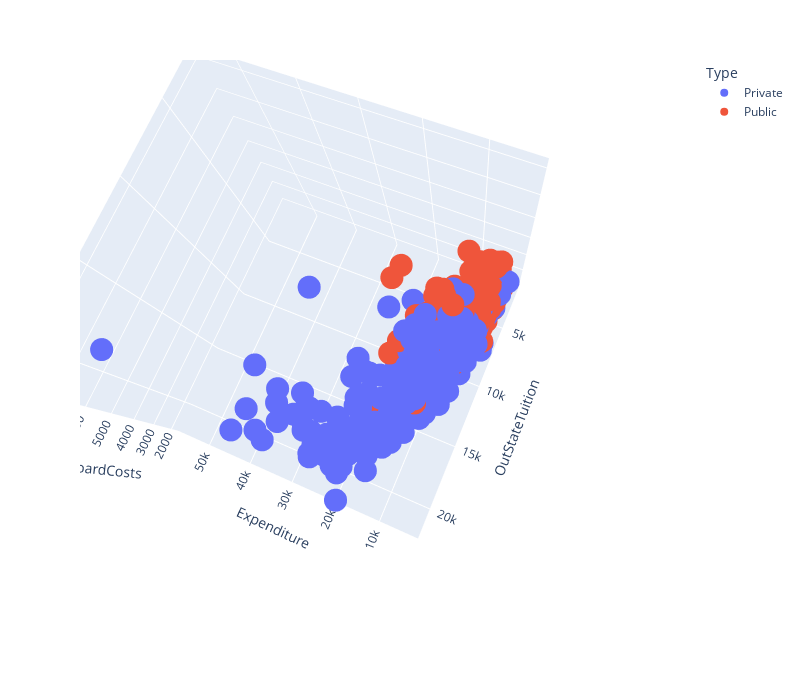

This figure's notebook cell:
### Markdown cell above
This distribution shows that colleges tend to accept most applicants.

### Code cell
fig = px.scatter_3d(data, x = "OutStateTuition", y = "RoomBoardCosts",
                    z = "Expenditure", color="Type", width=800, height=700)
fig.show()

### Figure 1 — Plotly figure (JSON) as saved in the notebook; plotly's stock layout.template omitted (floating-point values rounded to 4 significant figures; data arrays with more than 128 entries replaced by an {"elided": "..."} marker saying what was removed)
{"data": [{"hovertemplate": "Type=Private<br>OutStateTuition=%{x}<br>RoomBoardCosts=%{y}<br>Expenditure=%{z}<extra></extra>", "legendgroup": "Private", "marker": {"color": "#636efa", "symbol": "circle"}, "mode": "markers", "name": "Private", "scene": "scene", "showlegend": true, "type": "scatter3d", "x": {"elided": "443 int values"}, "y": {"elided": "443 int values"}, "z": {"elided": "443 int values"}}, {"hovertemplate": "Type=Public<br>OutStateTuition=%{x}<br>RoomBoardCosts=%{y}<br>Expenditure=%{z}<extra></extra>", "legendgroup": "Public", "marker": {"color": "#EF553B", "symbol": "circle"}, "mode": "markers", "name": "Public", "scene": "scene", "showlegend": true, "type": "scatter3d", "x": {"elided": "197 int values"}, "y": {"elided": "197 int values"}, "z": {"elided": "197 int values"}}], "layout": {"height": 700, "legend": {"title": {"text": "Type"}, "tracegroupgap": 0}, "margin": {"t": 60}, "scene": {"aspectmode": "auto", "aspectratio": {"x": 1, "y": 1, "z": 1}, "camera": {"center": {"x": 0.01472, "y": 0.2767, "z": -0.2656}, "eye": {"x": 0.3279, "y": 2.0, "z": -0.6171}, "projection": {"type": "perspective"}, "up": {"x": -0.9036, "y": 0.237, "z": 0.3569}}, "domain": {"x": [0, 1], "y": [0, 1]}, "xaxis": {"title": {"text": "OutStateTuition"}, "type": "linear"}, "yaxis": {"title": {"text": "RoomBoardCosts"}, "type": "linear"}, "zaxis": {"title": {"text": "Expenditure"}, "type": "linear"}}, "width": 800}}
